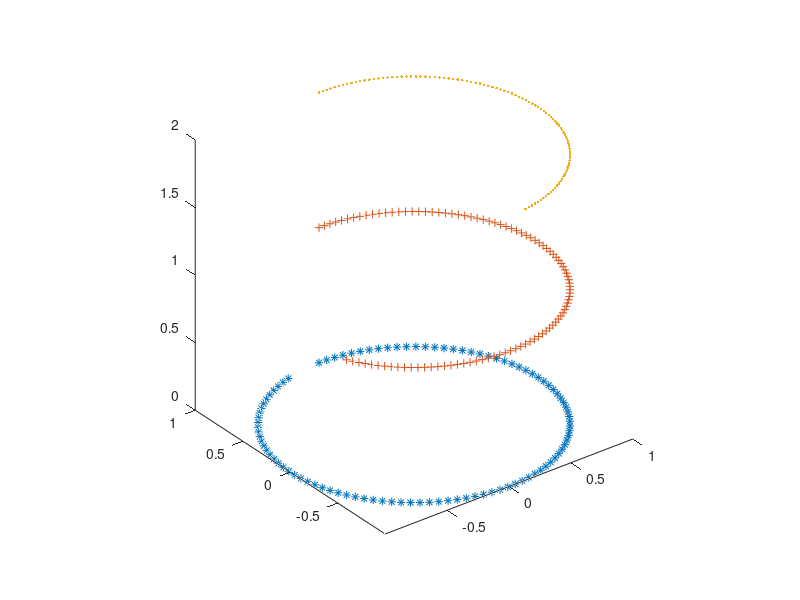

The MATLAB script that drew this image:

%mesh(x,y,z)
%plot3(x,y,z)
deep_model = 3
base = 2
length = 100
t = linspace(0, 6, length)
%print(t)
x = sin(t ./ (base .^ (0 / (deep_model - 1))))
y = cos(t ./ (base .^ (0 / (deep_model - 1))))
plot3(x, y, linspace(0, 0, length), markerstyle = '*')
hold on;
x = sin(t ./ (base .^ (1 / (deep_model - 1))))
y = cos(t ./ (base .^ (1 / (deep_model - 1))))
plot3(x, y, linspace(1, 1, length), markerstyle = '+')
hold on;
x = sin(t ./ (base .^ (2 / (deep_model - 1))))
y = cos(t ./ (base .^ (2 / (deep_model - 1))))
plot3(x, y, linspace(2, 2, length), markerstyle = '.')
axis tight equal
pause(100)
